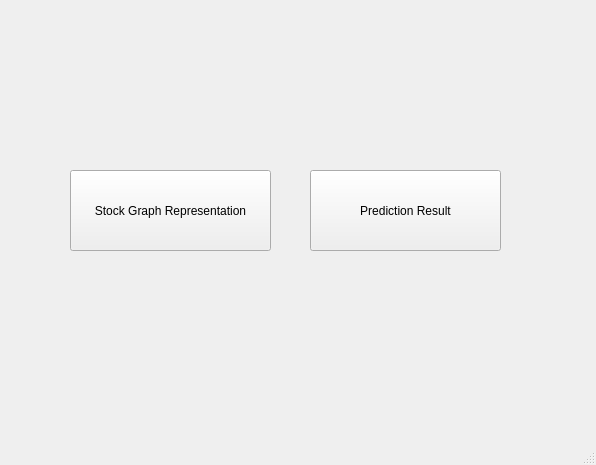
<?xml version="1.0" encoding="UTF-8"?>
<ui version="4.0">
 <class>MainWindow</class>
 <widget class="QMainWindow" name="MainWindow">
  <property name="geometry">
   <rect>
    <x>0</x>
    <y>0</y>
    <width>596</width>
    <height>465</height>
   </rect>
  </property>
  <property name="windowTitle">
   <string>MainWindow</string>
  </property>
  <widget class="QWidget" name="centralwidget">
   <widget class="QPushButton" name="pushButton">
    <property name="geometry">
     <rect>
      <x>70</x>
      <y>170</y>
      <width>201</width>
      <height>81</height>
     </rect>
    </property>
    <property name="text">
     <string>Stock Graph Representation</string>
    </property>
   </widget>
   <widget class="QPushButton" name="pushButton_2">
    <property name="geometry">
     <rect>
      <x>310</x>
      <y>170</y>
      <width>191</width>
      <height>81</height>
     </rect>
    </property>
    <property name="text">
     <string>Prediction Result</string>
    </property>
   </widget>
  </widget>
  <widget class="QMenuBar" name="menubar">
   <property name="geometry">
    <rect>
     <x>0</x>
     <y>0</y>
     <width>596</width>
     <height>22</height>
    </rect>
   </property>
  </widget>
  <widget class="QStatusBar" name="statusbar"/>
 </widget>
 <resources/>
 <connections/>
</ui>
